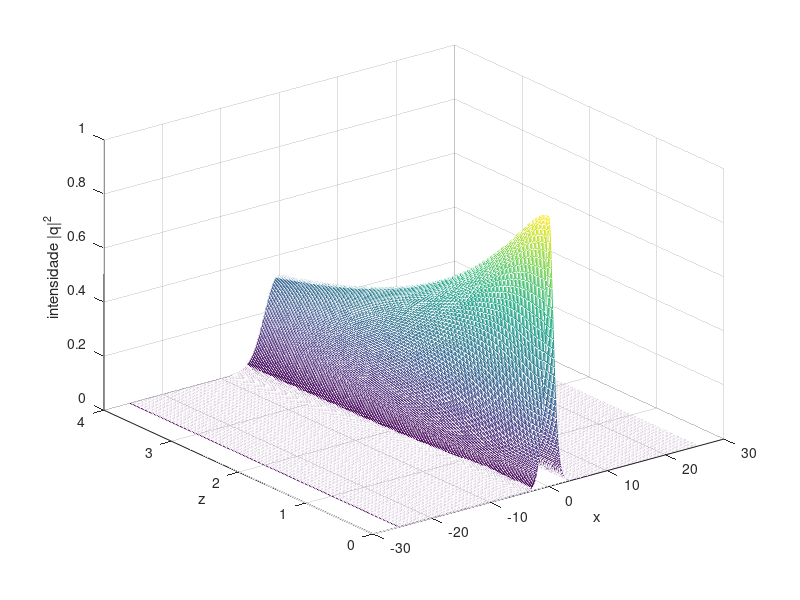

Reproduce this figure in MATLAB.
clear all
close all

h_x = 0.05;
N = 2^10;
x(:,1) = -(N-1)/2*h_x : h_x : (N-1)/2*h_x; % x centrado em 0
zi = 0;
zf = 4;
h_z = 0.02;
z(:,1) = zi : h_z : zf;
N_z = length(z);

q = zeros(N_z,N);
%a
q(1,:) = exp(-x.^2/2);
%b
q(1,:) = sech(x);

h_k = 2*pi / (N*h_x);%centrar k
k_max = (N/2-1)*h_k;
k_min = (-N/2)*h_k;
k = k_min:h_k:k_max;

q_t0 = fftshift( fft( q(1,:) ) );%fazer a transformada do q
q_t = zeros(N_z,N);

for index_z = 1:N_z
    q_t = q_t0.*exp(-1i.*k.^2.*z(index_z)/2);
    q(index_z,:) = ifft( ifftshift(q_t) );%a inversa
end

perfil = abs(q).^2;
mesh(x,z,perfil),xlabel('x'),ylabel('z'),zlabel('intensidade |q|^2')